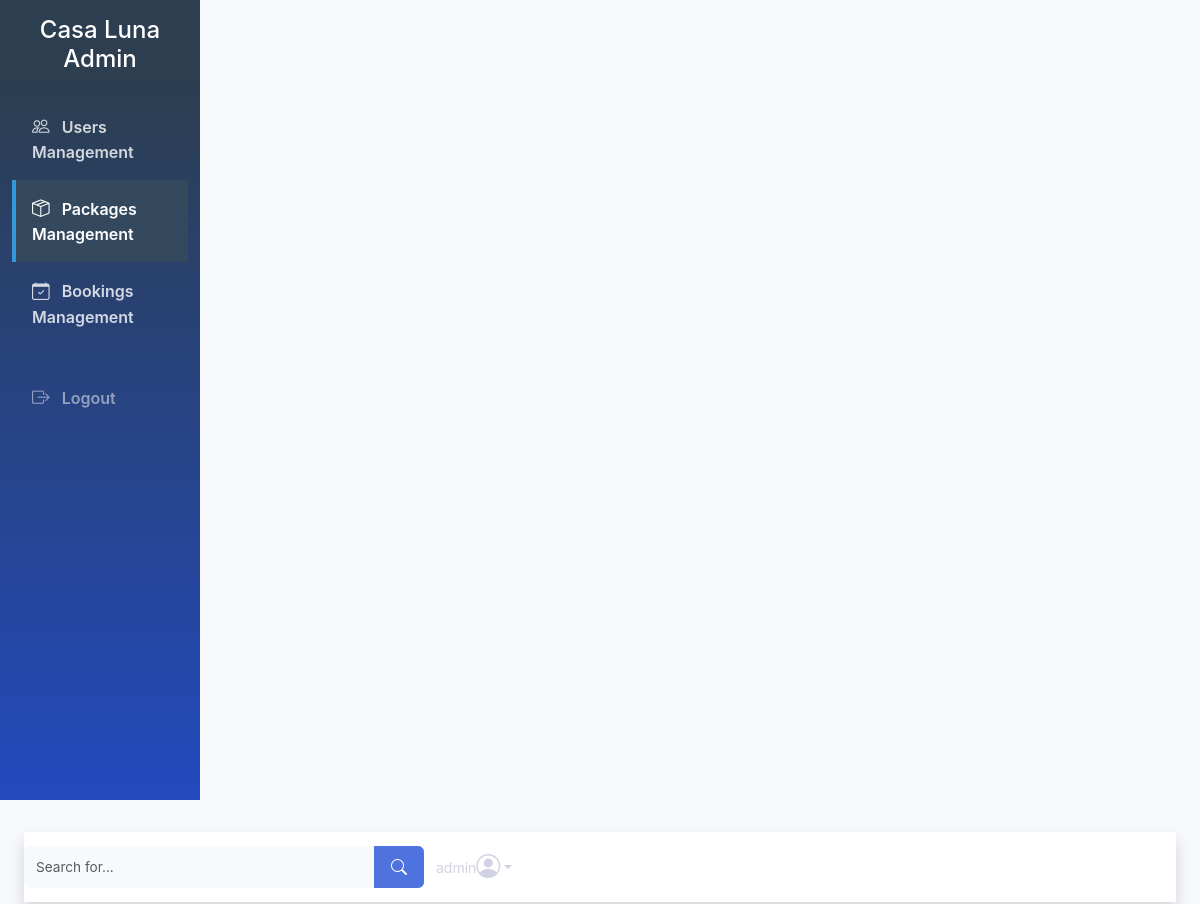
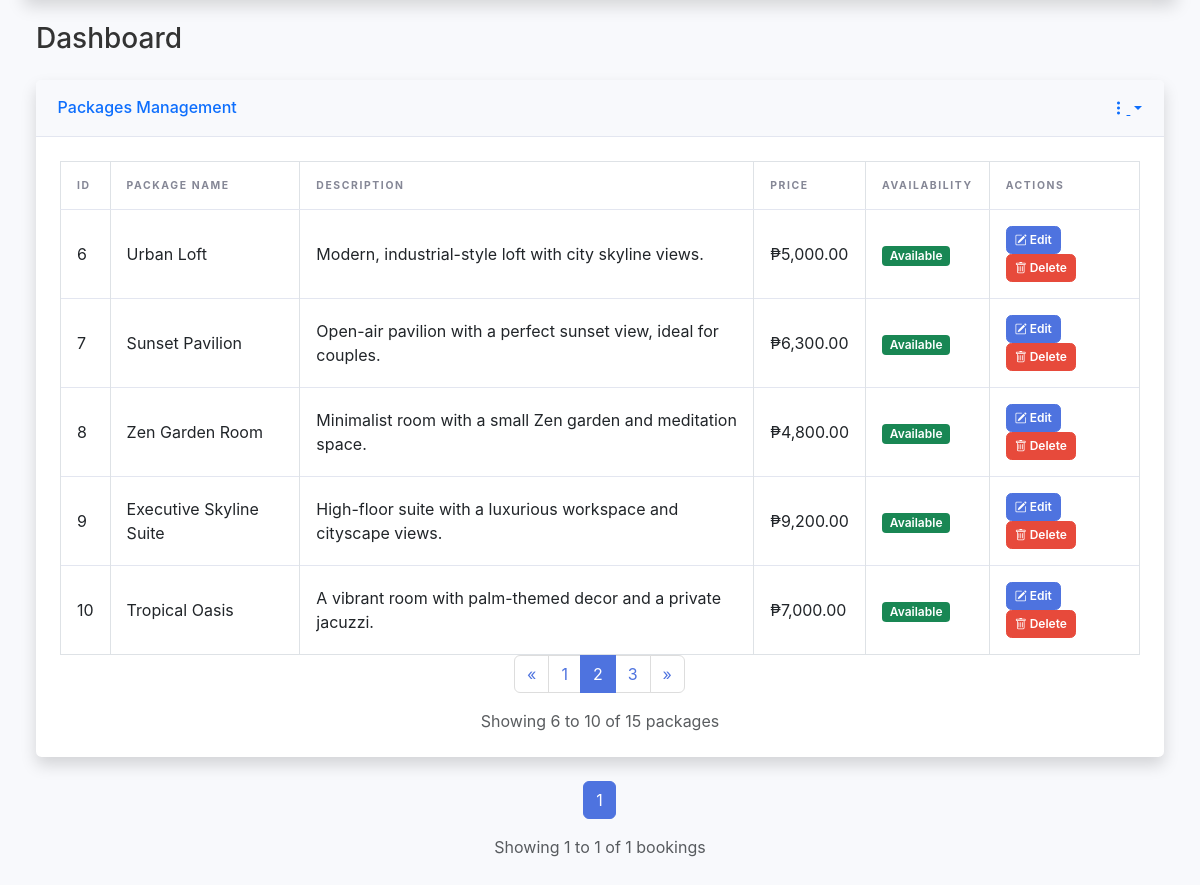
/admin.php?tab=packages&package_page=2 (signed in), run on the app's committed database (2 pictures, top to bottom).
### tables this page shows
CREATE TABLE `packages` (
  `id` int(11) NOT NULL,
  `package_name` varchar(255) NOT NULL,
  `description` text DEFAULT NULL,
  `price` decimal(10,2) DEFAULT NULL,
  `availability` tinyint(1) DEFAULT 1
);

### admin.php (the view, shortened to what this page needs)
<?php
include('connection.php');
$active_tab = isset($_GET['tab']) ? $_GET['tab'] : 'users';
$records_per_page = 5;
$search_query = '';
$package_page = isset($_GET['package_page']) ? (int)$_GET['package_page'] : 1;
$package_offset = ($package_page - 1) * $records_per_page;
$package_query = "SELECT * FROM packages";
$package_query .= " LIMIT $package_offset, $records_per_page";
$packages = mysqli_query($connection, $package_query);
$total_packages = mysqli_query($connection, "SELECT COUNT(*) as total FROM packages");
$total_packages = mysqli_fetch_assoc($total_packages)['total'];
$total_package_pages = ceil($total_packages / $records_per_page);
$booking_page = isset($_GET['booking_page']) ? (int)$_GET['booking_page'] : 1;
$booking_offset = ($booking_page - 1) * $records_per_page;
$total_bookings = mysqli_query($connection, "SELECT COUNT(*) as total FROM booking");
$total_bookings = mysqli_fetch_assoc($total_bookings)['total'];
$total_booking_pages = ceil($total_bookings / $records_per_page);
?>
<!DOCTYPE html>
<html lang="en">
<head>
    <link href="https://cdn.jsdelivr.net/npm/bootstrap@5.3.0/dist/css/bootstrap.min.css" rel="stylesheet">
    <link rel="stylesheet" href="https://cdn.jsdelivr.net/npm/bootstrap-icons@1.10.0/font/bootstrap-icons.css">
</head>
<body>
    <div class="container-fluid">
        <div class="row">
            <div class="col-md-3 col-lg-2 d-md-block sidebar collapse bg-dark" id="sidebarMenu">
                <div class="position-sticky pt-3">
                    <div class="text-center mb-4">
                        <h4 class="text-white">Casa Luna Admin</h4>
                    </div>
                    <ul class="nav flex-column">
                        <li class="nav-item">
                            <a class="nav-link <?php echo $active_tab == 'users' ? 'active' : ''; ?>" href="?tab=users">
                                <i class="bi bi-people"></i>
                                Users Management
                            </a>
                        </li>
                        <li class="nav-item">
                            <a class="nav-link <?php echo $active_tab == 'packages' ? 'active' : ''; ?>" href="?tab=packages">
                                <i class="bi bi-box-seam"></i>
                                Packages Management
                            </a>
                        </li>
                        <li class="nav-item">
                            <a class="nav-link <?php echo $active_tab == 'bookings' ? 'active' : ''; ?>" href="?tab=bookings">
                                <i class="bi bi-calendar-check"></i>
                                Bookings Management
                            </a>
                        </li>
                        <li class="nav-item mt-4">
                            <a class="nav-link logout-link" href="logout.php">
                                <i class="bi bi-box-arrow-right"></i>
                                Logout
                            </a>
                        </li>
                    </ul>
                </div>
            </div>
            <main class="col-md-9 ms-sm-auto col-lg-10 px-md-4 main-content">
                <nav class="navbar navbar-expand navbar-light bg-white topbar mb-4 static-top shadow">
                    <form method="GET" class="d-none d-sm-inline-block form-inline mr-auto ml-md-3 my-2 my-md-0 mw-100 navbar-search">
                        <div class="input-group">
                            <input type="text" class="form-control bg-light border-0 small" name="search" placeholder="Search for..." value="<?php echo htmlspecialchars($search_query); ?>">
                            <button class="btn btn-primary" type="submit">
                                <i class="bi bi-search"></i>
                            </button>
                        </div>
                    </form>
                    <ul class="navbar-nav ml-auto">
                        <li class="nav-item dropdown no-arrow">
                            <a class="nav-link dropdown-toggle" href="#" id="userDropdown" role="button" data-bs-toggle="dropdown" aria-expanded="false">
                                <span class="mr-2 d-none d-lg-inline text-gray-600 small"><?php echo $_SESSION['admin_username']; ?></span>
                                <i class="bi bi-person-circle fs-4"></i>
                            </a>
                        </li>
                    </ul>
                </nav>
                <div class="container-fluid">
                    <div class="d-sm-flex align-items-center justify-content-between mb-4">
                        <h1 class="h3 mb-0 text-gray-800">Dashboard</h1>
                    </div>
                    <div class="row">
                        <div class="col-12 <?php echo $active_tab == 'packages' ? '' : 'd-none'; ?>">
                            <div class="card shadow mb-4">
                                <div class="card-header py-3 d-flex flex-row align-items-center justify-content-between">
                                    <h6 class="m-0 font-weight-bold text-primary">Packages Management</h6>
                                    <div class="dropdown no-arrow">
                                        <a class="dropdown-toggle" href="#" role="button" id="dropdownMenuLink" data-bs-toggle="dropdown" aria-expanded="false">
                                            <i class="bi bi-three-dots-vertical text-gray-400"></i>
                                        </a>
                                    </div>
                                </div>
                                <div class="card-body">
                                    <div class="table-responsive">
                                        <table class="table table-bordered" width="100%" cellspacing="0">
                                            <thead>
                                                <tr>
                                                    <th>ID</th>
                                                    <th>Package Name</th>
                                                    <th>Description</th>
                                                    <th>Price</th>
                                                    <th>Availability</th>
                                                    <th>Actions</th>
                                                </tr>
                                            </thead>
                                            <tbody>
                                                <?php while ($package = mysqli_fetch_assoc($packages)): ?>
                                                    <tr class="fade-in">
                                                        <td><?php echo $package['id']; ?></td>
                                                        <td><?php echo htmlspecialchars($package['package_name']); ?></td>
                                                        <td><?php echo htmlspecialchars($package['description']); ?></td>
                                                        <td>₱<?php echo number_format($package['price'], 2); ?></td>
                                                        <td>
                                                            <?php if ($package['availability']): ?>
                                                                <span class="badge bg-success">Available</span>
                                                            <?php else: ?>
                                                                <span class="badge bg-secondary">Not Available</span>
                                                            <?php endif; ?>
                                                        </td>
                                                        <td>
                                                            <button class="btn btn-sm btn-primary" data-bs-toggle="modal" data-bs-target="#editPackageModal<?php echo $package['id']; ?>">
                                                                <i class="bi bi-pencil-square"></i> Edit
                                                            </button>
                                                            <button class="btn btn-sm btn-danger" data-bs-toggle="modal" data-bs-target="#deletePackageModal<?php echo $package['id']; ?>">
                                                                <i class="bi bi-trash"></i> Delete
                                                            </button>
                                                        </td>
                                                    </tr>
                                                <?php endwhile; ?>
                                            </tbody>
                                        </table>
                                    </div>
                                    <nav aria-label="Page navigation">
                                        <ul class="pagination justify-content-center">
                                            <?php if ($package_page > 1): ?>
                                                <li class="page-item">
                                                    <a class="page-link" href="?tab=packages&package_page=<?php echo $package_page - 1; ?><?php echo $search_query ? '&search=' . urlencode($search_query) : ''; ?>" aria-label="Previous">
                                                        <span aria-hidden="true">&laquo;</span>
                                                    </a>
                                                </li>
                                            <?php endif; ?>
                                            <?php for ($i = 1; $i <= $total_package_pages; $i++): ?>
                                                <li class="page-item <?php echo $i == $package_page ? 'active' : ''; ?>">
                                                    <a class="page-link" href="?tab=packages&package_page=<?php echo $i; ?><?php echo $search_query ? '&search=' . urlencode($search_query) : ''; ?>"><?php echo $i; ?></a>
                                                </li>
                                            <?php endfor; ?>
                                            <?php if ($package_page < $total_package_pages): ?>
                                                <li class="page-item">
                                                    <a class="page-link" href="?tab=packages&package_page=<?php echo $package_page + 1; ?><?php echo $search_query ? '&search=' . urlencode($search_query) : ''; ?>" aria-label="Next">
                                                        <span aria-hidden="true">&raquo;</span>
                                                    </a>
                                                </li>
                                            <?php endif; ?>
                                        </ul>
                                    </nav>
                                    <div class="text-center text-muted">
                                        Showing <?php echo ($package_offset + 1) . ' to ' . min($package_offset + $records_per_page, $total_packages); ?> of <?php echo $total_packages; ?> packages
                                    </div>
                                </div>
                            </div>
                        </div>
                        <div class="col-12 <?php echo $active_tab == 'bookings' ? '' : 'd-none'; ?>">
                            <div class="card shadow mb-4">
                                <div class="card-body">
                                    <nav aria-label="Page navigation">
                                        <ul class="pagination justify-content-center">
                                            <?php for ($i = 1; $i <= $total_booking_pages; $i++): ?>
                                                <li class="page-item <?php echo $i == $booking_page ? 'active' : ''; ?>">
                                                    <a class="page-link" href="?tab=bookings&booking_page=<?php echo $i; ?><?php echo $search_query ? '&search=' . urlencode($search_query) : ''; ?>"><?php echo $i; ?></a>
                                                </li>
                                            <?php endfor; ?>
                                        </ul>
                                    </nav>
                                    <div class="text-center text-muted">
                                        Showing <?php echo ($booking_offset + 1) . ' to ' . min($booking_offset + $records_per_page, $total_bookings); ?> of <?php echo $total_bookings; ?> bookings
                                    </div>
                                </div>
                            </div>
                        </div>
                    </div>
                </div>
            </main>
        </div>
    </div>
</body>
</html>

### admin.php (style rules this page uses)
:root { --primary-color: #4e73df; --secondary-color: #858796; --success-color: #1cc88a; --info-color: #36b9cc; --warning-color: #f6c23e; --danger-color: #e74a3b; --light-color: #f8f9fc; --dark-color: #5a5c69; --sidebar-bg: #2c3e50; --sidebar-active: #3498db; --sidebar-hover: #34495e; }
body { font-family: 'Nunito', -apple-system, BlinkMacSystemFont, 'Segoe UI', Roboto, 'Helvetica Neue', Arial, sans-serif; background-color: #f8f9fc; color: #333; }
.sidebar { min-height: 100vh; background-color: var(--sidebar-bg); background-image: linear-gradient(180deg, var(--sidebar-bg) 10%, #224abe 100%); background-size: cover; transition: all 0.3s; }
.sidebar .nav-link { color: rgba(255, 255, 255, 0.8); padding: 1rem; font-weight: 600; border-left: 0.25rem solid transparent; transition: all 0.3s; }
.sidebar .nav-link.active { color: #fff; background-color: var(--sidebar-hover); border-left-color: var(--sidebar-active); }
.sidebar .nav-link i { margin-right: 0.5rem; font-size: 1.1rem; }
.sidebar .nav-item .logout-link { color: rgba(255, 255, 255, 0.5); }
.main-content { padding: 2rem; width: 100%; }
.topbar { height: 4.375rem; box-shadow: 0 0.15rem 1.75rem 0 rgba(58, 59, 69, 0.15); background-color: #fff; }
.topbar .navbar-search { width: 25rem; }
.topbar .navbar-search input { font-size: 0.85rem; height: auto; }
.topbar .nav-item .nav-link { height: 4.375rem; display: flex; align-items: center; padding: 0 0.75rem; color: #d1d3e2; }
.card { border: none; border-radius: 0.35rem; box-shadow: 0 0.15rem 1.75rem 0 rgba(58, 59, 69, 0.1); margin-bottom: 1.5rem; }
.card-header { background-color: #f8f9fc; border-bottom: 1px solid #e3e6f0; padding: 1rem 1.35rem; font-weight: 700; }
.card-body { padding: 1.5rem; }
.table-responsive { overflow-x: auto; }
.table { margin-bottom: 0; color: #5a5c69; }
.table th { border-top: none; border-bottom: 1px solid #e3e6f0; font-weight: 700; padding: 1rem; text-transform: uppercase; font-size: 0.65rem; letter-spacing: 0.1rem; color: var(--secondary-color); }
.table td { padding: 1rem; vertical-align: middle; border-top: 1px solid #e3e6f0; }
.btn { font-weight: 600; padding: 0.5rem 1rem; border-radius: 0.35rem; transition: all 0.3s; }
.btn-sm { padding: 0.25rem 0.5rem; font-size: 0.75rem; }
.btn-primary { background-color: var(--primary-color); border-color: var(--primary-color); }
.btn-danger { background-color: var(--danger-color); border-color: var(--danger-color); }
.badge { font-weight: 600; padding: 0.35em 0.65em; font-size: 0.75em; border-radius: 0.25rem; }
.pagination .page-item .page-link { color: var(--primary-color); border: 1px solid #ddd; margin-left: -1px; }
.pagination .page-item.active .page-link { background-color: var(--primary-color); border-color: var(--primary-color); color: white; }
.form-control, .form-select { border-radius: 0.35rem; padding: 0.5rem 0.75rem; border: 1px solid #d1d3e2; }
.fade-in { animation: fadeIn 0.3s ease-in; }

### data on the page
packages: id "6", package_name "Urban Loft", description "Modern, industrial-style loft with city skyline views.", price "5,000.00", availability "Available"
packages: id "7", package_name "Sunset Pavilion", description "Open-air pavilion with a perfect sunset view, ideal for couples.", price "6,300.00", availability "Available"
packages: id "8", package_name "Zen Garden Room", description "Minimalist room with a small Zen garden and meditation space.", price "4,800.00", availability "Available"
packages: id "9", package_name "Executive Skyline Suite", description "High-floor suite with a luxurious workspace and cityscape views.", price "9,200.00", availability "Available"
packages: id "10", package_name "Tropical Oasis", description "A vibrant room with palm-themed decor and a private jacuzzi.", price "7,000.00", availability "Available"

### other printed values
$_SESSION['admin_username'] "admin"
$package_offset + 1 "6"
min($package_offset + $records_per_page, $total_packages) "10"
$total_packages "15"
$booking_offset + 1 "1"
min($booking_offset + $records_per_page, $total_bookings) "1"
$total_bookings "1"
